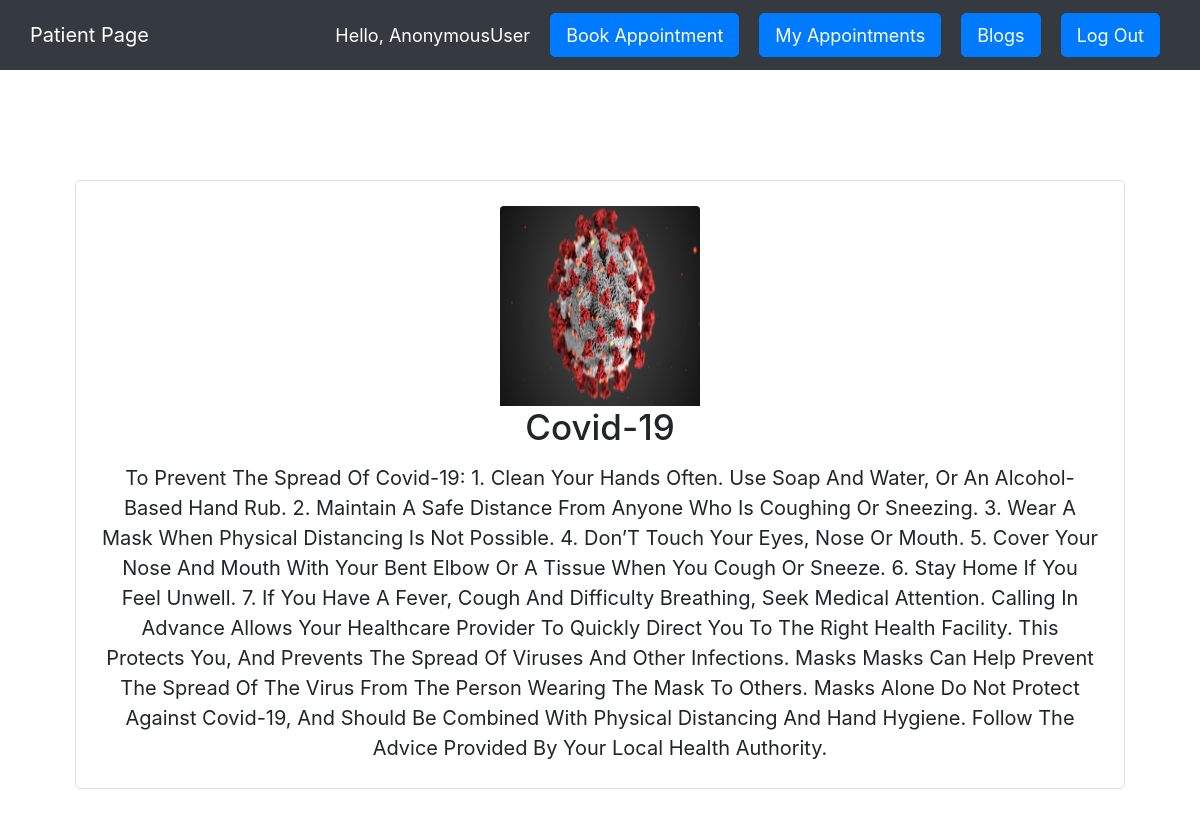
The page /full_blog/11/ on the database its author committed.
### hospital/models.py (models this page shows, shortened)
class Blog(models.Model):
    Categories = (
        ('Mental Health', 'Mental Health'),
        ('Heart Disease', 'Heart Disease'),
        ('COVID-19', 'COVID-19'),
        ('Immunization', 'Immunization'),
    )
    title = models.CharField(max_length=50, null=False)
    category = models.CharField(max_length=200, null=False, choices=Categories)
    summary = models.CharField(max_length=200, null=False)
    content = models.CharField(max_length=2000, null=False)
    user = models.ForeignKey(User, on_delete=models.CASCADE, null=False)
    image = models.ImageField(null=True, blank=True)
    img = models.ImageField(null=True, blank=True)
    class Meta:
        verbose_name_plural = "Blogs"

### hospital/views.py (the view)
# urls.py: path('full_blog/<str:pk>/', views.fullBlog, name='full_blog'),
def fullBlog(request, pk):
    blogs = Blog.objects.get(id=pk)
    context = {'blogs': blogs, }
    return render(request, 'full_blog.html', context)

### hospital/templates/full_blog.html (shortened to what this page needs)
{% extends 'main.html' %}
{% block content %}
<BR><BR>
<div class="row">
  <div class="col">
    <div class="card text-center">
      <div class="card-body">
        <img class="card-img-top" id="image" src="{{blogs.image.url}}" alt="Card image cap">
        <h3 class="card-title">{{blogs.title|title}}</h3>
          <p class="card-text">{{blogs.content |title}}</p>
      </div>
    </div>
  </div>
</div>
{% endblock %}

### hospital/templates/main.html (style rules this page uses)
* { font-size : 20px; }

### hospital/templates/full_blog.html (style rules this page uses)
.row { padding: 30px; margin : 0 10px 0 10px; background-color: #fff; }
.card { margin : 20px; }
#image { max-width : 200px; height : 200px; margin : 0 auto; }

### rows shown on the page
Blog: image (picture), title "Covid-19", content "To Prevent The Spread Of Covid-19: 1. Clean Your Hands Often. Use Soap And Water, Or An Alcohol-Based Hand Rub. 2. Maintain A Safe Distance From Anyone Who Is Coughing Or Sneezing. 3. Wear A Mask When Physical Distancing Is Not Possible. 4. Don’T Touch Your Eyes, Nose Or Mouth. 5. Cover Your Nose And Mouth With Your Bent Elbow Or A Tissue When You Cough Or Sneeze. 6. Stay Home If You Feel Unwell. 7. If You Have A Fever, Cough And Difficulty Breathing, Seek Medical Attention. Calling In Advance Allows Your Healthcare Provider To Quickly Direct You To The Right Health Facility. This Protects You, And Prevents The Spread Of Viruses And Other Infections. Masks Masks Can Help Prevent The Spread…"

### other values the page prints
{{ request.user }} "AnonymousUser"
